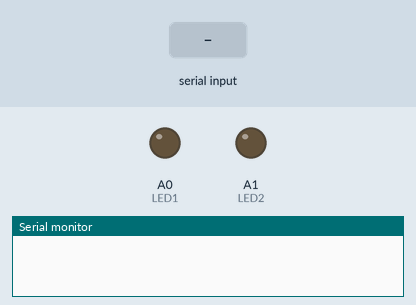
Recording of a sketch running on a simulated Arduino Uno, built with avr-gcc and run on an emulated ATmega328P. On the bench: output pins drawn as LEDs (lit = HIGH), the last lines printed to the serial monitor. Inputs (shaded band) come from the test bench.

Above: at 1.2 s.
1.3 s: "Pick Up the Bottle" received over Serial
At 1.9 s:
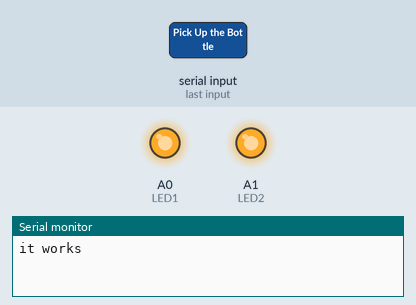
Timing chart, 0 to 4.3 s (numbered marks = the images above; inputs shaded):
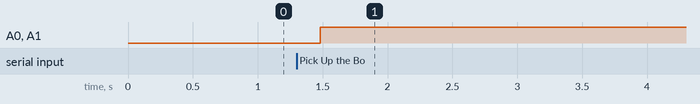

Measured:
- after the input at 1.3 s, A0 (LED1), A1 (LED2): LOW → HIGH after 0.18 s

The sketch:

bt.ino
```cpp
String voice;


int LED1 = A0; //define LED 1 pin
int LED2 = A1; //define LED 2 pin
//int buzzerPin = A2; //define buzzer pin


void setup()
{
  Serial.begin(9600); //start serial communication
  //myServo.attach(10); //define our servo pin (the motor shield servo1 input = digital pin 10)
  //myServo.write(90);  //servo position is 90 degrees
  pinMode(LED1, OUTPUT); //A0 is output pin
  pinMode(LED2, OUTPUT); //A1 is output pin
  //pinMode(buzzerPin, OUTPUT); //A2 is output pin
}

void loop()
{
  while (Serial.available()){ //Check if there is an available byte to read
     delay(10); //Delay added to make thing stable
    char c = Serial.read(); //Conduct a serial read
    if (c == '#') {break;} //Exit the loop when the # is detected after the word
    voice += c; //Shorthand for voice = voice + c
  }
  if (voice.length() > 0){
    if(voice == "Pick Up the Bottle"){
      pickup();
      }


  voice=""; //Reset the variable after initiating
  }
}


void pickup ()
{
  digitalWrite(LED1, HIGH);
  digitalWrite(LED2, HIGH);
  Serial.println("it works");
}
```
